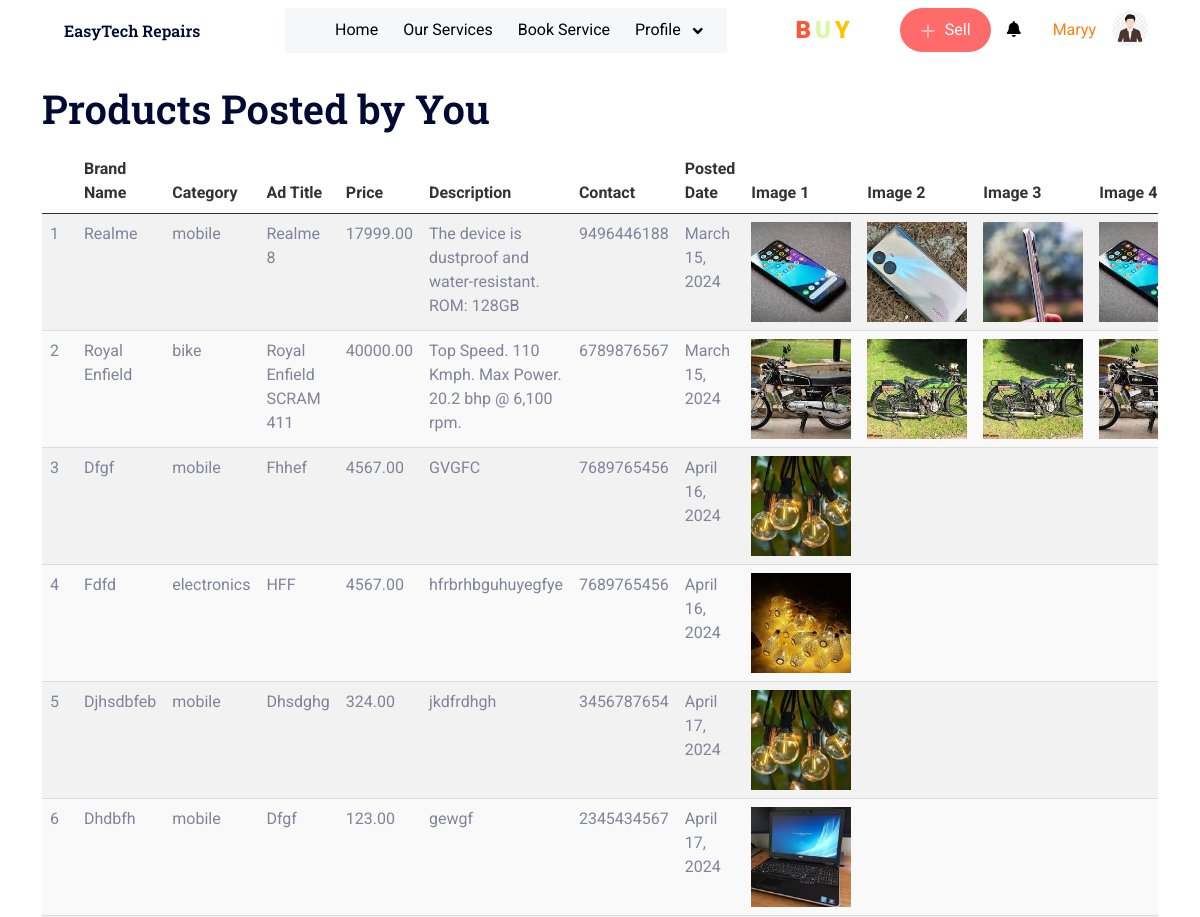
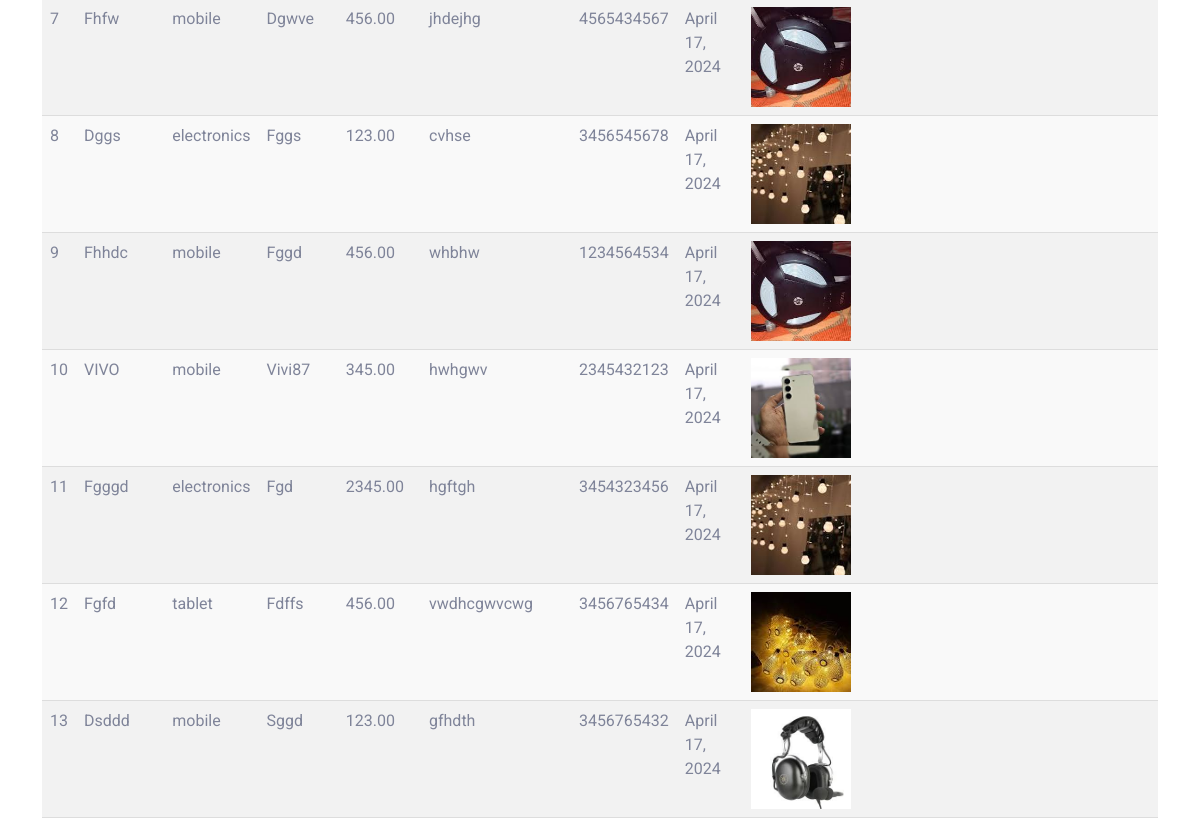
Screenshot of /sell_product_status/ (signed in) with the database file from the repository (2 pictures, top to bottom).
### app1/models.py (models this page shows, shortened)
class CustomUser(AbstractUser):
    user_type = models.CharField(max_length=20)  # Add any additional fields you need

class UserProfile(models.Model):
    user = models.OneToOneField(CustomUser, on_delete=models.CASCADE)
    image = models.ImageField(upload_to='profile_images/', blank=True, null=True)
    first_name = models.CharField(max_length=255, blank=True, null=True)
    last_name = models.CharField(max_length=255, blank=True, null=True)
    mobile = models.CharField(max_length=15, blank=True, null=True)
    address = models.TextField(blank=True, null=True)
    job_title = models.CharField(max_length=255, blank=True, null=True)
    company_name = models.CharField(max_length=255, blank=True, null=True)
    education_field = models.CharField(max_length=50, blank=True, null=True)

class Product(models.Model):
    owner = models.ForeignKey(CustomUser, on_delete=models.CASCADE)
    brand_name = models.CharField(max_length=100)
    category = models.CharField(max_length=100)
    ad_title = models.CharField(max_length=200)
    price = models.DecimalField(max_digits=10, decimal_places=2)
    description = models.TextField()
    contact = models.CharField(max_length=20)  # Assuming the contact number is a string
    image1 = models.ImageField(upload_to='product_images/', null=True, blank=True)
    image2 = models.ImageField(upload_to='product_images/', null=True, blank=True)
    image3 = models.ImageField(upload_to='product_images/', null=True, blank=True)
    image4 = models.ImageField(upload_to='product_images/', null=True, blank=True)
    date_added = models.DateField(auto_now_add=True)
    status = models.CharField(max_length=20, default='pending..')
    ordered = models.BooleanField(default=False)

### app1/views.py (the view)
# urls.py: path('sell_product_status/', views.product_status, name='sell_product_status'),
def product_status(request):
    user = request.user
    try:
        user_profile = UserProfile.objects.get(user=user)
    except UserProfile.DoesNotExist:
        user_profile = UserProfile.objects.create(user=user)
    user_products = Product.objects.filter(owner=user)
    return render(request, 'sell_product_status.html', {'user_profile': user_profile, 'user_products': user_products})

### templates/sell_product_status.html (shortened to what this page needs)
{% load static %}
<!DOCTYPE html>
<html lang="en">
<head>
    <link href="https://cdnjs.cloudflare.com/ajax/libs/font-awesome/5.10.0/css/all.min.css" rel="stylesheet">
    <link href="https://cdn.jsdelivr.net/npm/bootstrap-icons@1.4.1/font/bootstrap-icons.css" rel="stylesheet">
    <link href="{% static 'lib/animate/animate.min.css'%}" rel="stylesheet">
    <link href="{% static 'lib/owlcarousel/assets/owl.carousel.min.css'%}" rel="stylesheet">
    <link href="{% static 'css/bootstrap.min.css'%}" rel="stylesheet">
    <link href="{% static 'css/style.css'%}" rel="stylesheet">
    <link href="https://cdnjs.cloudflare.com/ajax/libs/font-awesome/5.15.3/css/all.min.css" rel="stylesheet">
</head>
<body>
      <nav class="navbar navbar-expand-lg bg-white navbar-light sticky-top px-4 px-lg-5">
        <a href="{% url 'index' %}" class="navbar-brand d-flex align-items-center">
            <h6 class="m-0"><img class="img-fluid me-3" src="{% static 'img/icon/icon-02-primary.png'%}" alt="">EasyTech Repairs</h6>
        </a>
        <div class="collapse navbar-collapse" id="navbarCollapse">
            <div class="navbar-nav mx-auto bg-light pe-4 py-3 py-lg-0">
                <a href="{% url 'customer_profile' %}" class="nav-item nav-link active" style="color: black;">Home</a>
                <a href="{% url 'services' %}" class="nav-item nav-link" style="color: black;">Our Services</a>
                <a href="{% url 'booking' %}" class="nav-item nav-link" id="bookServiceLink" style="color: black;">Book Service</a>
                <div class="dropdown" style="position:relative;">
                    <a class="nav-link dropdown-toggle" href="#" role="button" id="profileDropdown" data-bs-toggle="dropdown" aria-haspopup="true" aria-expanded="false" style="color: black;">
                        Profile
                    </a>
                </div>
                </div>
                <div style="margin-right: 50px;">
                    <a href="{% url 'appliances' %}" class="text-decoration-none" style="color: #FF5733; font-size: 24px; font-weight: bold;"><b>B</b></a>
                    <a href="{% url 'appliances' %}" class="text-decoration-none" style="color: #DAF7A6; font-size: 24px; font-weight: bold;"><b>U</b></a>
                    <a href="{% url 'appliances' %}" class="text-decoration-none" style="color: #FFC300; font-size: 24px; font-weight: bold;"><b>Y</b></a>
                </div>
                  </div>
        <a href="{% url 'sell' %}">
            <button class="btn sell-btn">
              Sell
            </button>
          </a>
<a href="{% url 'notification_customer' %}" class="nav-item nav-link" style="color: black;">
    <i class="fas fa-bell"></i>
</a>
        <a href="#" class="nav-item nav-link">
            {{ user.username }}
        </a>
        <div class="profile-picture-round">
            {% if user_profile.image %}
                <img src="{{ user_profile.image.url }}" alt="User Profile Picture">
            {% else %}
                <img src="{% static 'css/img/icon/logo.jpg' %}" alt="">
            {% endif %}
        </div>
    </nav>
    <div class="container">
        <h1 class="mt-4 mb-3">Products Posted by You</h1>
        <div class="table-responsive">
            <table class="table table-striped">
                <thead>
                    <tr>
                        <th scope="col"></th>
                        <th scope="col">Brand Name</th>
                        <th scope="col">Category</th>
                        <th scope="col">Ad Title</th>
                        <th scope="col">Price</th>
                        <th scope="col">Description</th>
                        <th scope="col">Contact</th>
                        <th scope="col">Posted Date</th>
                        <th scope="col">Image 1</th>
                        <th scope="col">Image 2</th>
                        <th scope="col">Image 3</th>
                        <th scope="col">Image 4</th>
                    </tr>
                </thead>
                <tbody>
                    {% for product in user_products %}
                    <tr>
                        <td>{{ forloop.counter }}</td>
                        <td>{{ product.brand_name }}</td>
                        <td>{{ product.category }}</td>
                        <td>{{ product.ad_title }}</td>
                        <td>{{ product.price }}</td>
                        <td>{{ product.description }}</td>
                        <td>{{ product.contact }}</td>
                        <td>{{ product.date_added }}</td>
                        <td>{% if product.image1 %}<img src="{{ product.image1.url }}" alt="Image 1" class="popup-image"  width="100">{% endif %}</td>
                        <td>{% if product.image2 %}<img src="{{ product.image2.url }}" alt="Image 2"  class="popup-image" width="100">{% endif %}</td>
                        <td>{% if product.image3 %}<img src="{{ product.image3.url }}" alt="Image 3" class="popup-image" width="100">{% endif %}</td>
                        <td>{% if product.image4 %}<img src="{{ product.image4.url }}" alt="Image 4" class="popup-image" width="100">{% endif %}</td>
                    </tr>
                    {% endfor %}
                </tbody>
            </table>
        </div>
    </div>
</body>
</html>

### static/css/style.css (style rules this page uses)
:root { --primary: #FF800F; --secondary: #001064; --light: #F6F7F8; --dark: #010A35; }
.btn { transition: .5s; }
.navbar .navbar-nav .nav-link { margin-left: 25px; padding: 10px 0; color: #696E77; font-weight: 400; outline: none; }
.navbar .navbar-nav .nav-link:hover, .navbar .navbar-nav .nav-link.active { color: var(--primary); }
.navbar .dropdown-toggle::after { border: none; content: "\f107"; font-family: "Font Awesome 5 Free"; font-weight: 900; vertical-align: middle; margin-left: 8px; }

### templates/sell_product_status.html (style rules this page uses)
.profile-picture-round { width: 40px; height: 40px; border-radius: 50%; overflow: hidden; position: relative; }
.profile-picture-round img { width: 90%; height: 90%; object-fit: cover; border-radius: 50%; }
.sell-btn { background-color: #FF6B6B; border: none; color: white; padding: 10px 20px; text-align: center; text-decoration: none; display: inline-block; font-size: 16px; border-radius: 30px; cursor: pointer; transition: background-color 0.3s; }
.sell-icon { margin-right: 5px; }
table { width: 100%; border-collapse: collapse; border-spacing: 0; margin-bottom: 20px; }
th { background-color: #f2f2f2; color: #333; font-weight: bold; padding: 10px; text-align: left; }
td { border-bottom: 1px solid #ddd; padding: 10px; }
tr:nth-child(even) { background-color: #f9f9f9; }
td img { width: 100px; height: 100px; object-fit: cover; display: block; margin: 0 auto; }

### rows the page displays
CustomUser: username "Maryy"
UserProfile: image (picture)
Product: brand_name "Realme", category "mobile", ad_title "Realme 8", price "17999.00", description "The device is dustproof and water-resistant. ROM: 128GB", contact "9496446188", date_added "March 15, 2024", image1 (picture), image2 (picture), image3 (picture), image4 (picture)
Product: brand_name "Royal Enfield", category "bike", ad_title "Royal Enfield SCRAM 411", price "40000.00", description "Top Speed. 110 Kmph. Max Power. 20.2 bhp @ 6,100 rpm.", contact "6789876567", date_added "March 15, 2024", image1 (picture), image2 (picture), image3 (picture), image4 (picture)
Product: brand_name "Dfgf", category "mobile", ad_title "Fhhef", price "4567.00", description "GVGFC", contact "7689765456", date_added "April 16, 2024", image1 (picture)
Product: brand_name "Fdfd", category "electronics", ad_title "HFF", price "4567.00", description "hfrbrhbguhuyegfye", contact "7689765456", date_added "April 16, 2024", image1 (picture)
Product: brand_name "Djhsdbfeb", category "mobile", ad_title "Dhsdghg", price "324.00", description "jkdfrdhgh", contact "3456787654", date_added "April 17, 2024", image1 (picture)
Product: brand_name "Dhdbfh", category "mobile", ad_title "Dfgf", price "123.00", description "gewgf", contact "2345434567", date_added "April 17, 2024", image1 (picture)
Product: brand_name "Fhfw", category "mobile", ad_title "Dgwve", price "456.00", description "jhdejhg", contact "4565434567", date_added "April 17, 2024", image1 (picture)
Product: brand_name "Dggs", category "electronics", ad_title "Fggs", price "123.00", description "cvhse", contact "3456545678", date_added "April 17, 2024", image1 (picture)
Product: brand_name "Fhhdc", category "mobile", ad_title "Fggd", price "456.00", description "whbhw", contact "1234564534", date_added "April 17, 2024", image1 (picture)
Product: brand_name "VIVO", category "mobile", ad_title "Vivi87", price "345.00", description "hwhgwv", contact "2345432123", date_added "April 17, 2024", image1 (picture)
Product: brand_name "Fgggd", category "electronics", ad_title "Fgd", price "2345.00", description "hgftgh", contact "3454323456", date_added "April 17, 2024", image1 (picture)
Product: brand_name "Fgfd", category "tablet", ad_title "Fdffs", price "456.00", description "vwdhcgwvcwg", contact "3456765434", date_added "April 17, 2024", image1 (picture)
Product: brand_name "Dsddd", category "mobile", ad_title "Sggd", price "123.00", description "gfhdth", contact "3456765432", date_added "April 17, 2024", image1 (picture)
